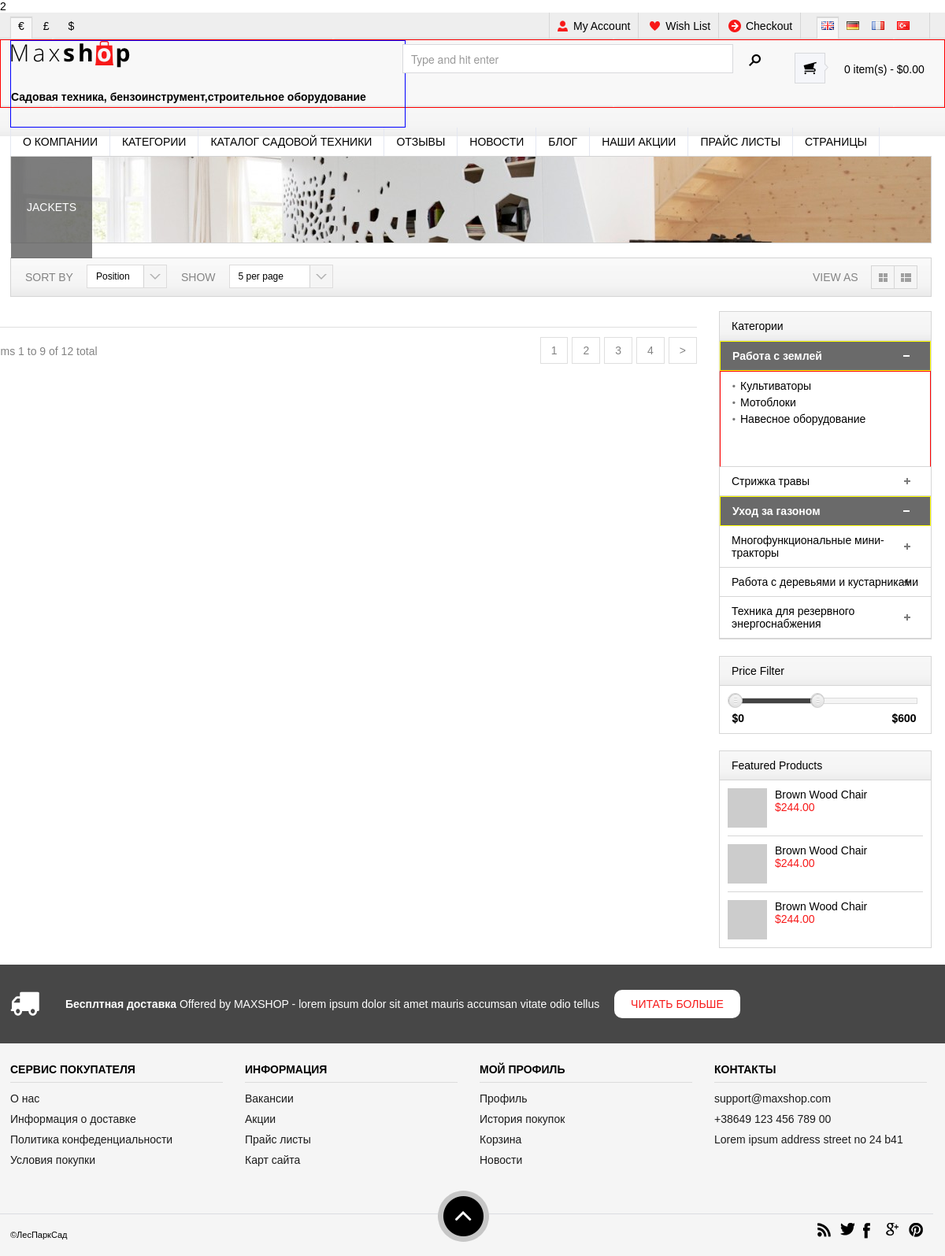
/category/3/1, run on the app's committed database.
### tables this page shows
CREATE TABLE `main_category` (
  `idmain_cat` int(11) NOT NULL,
  `name` varchar(90) DEFAULT NULL,
  `status` int(11) DEFAULT NULL,
  `sort_order` int(11) DEFAULT NULL,
  `name_uri` varchar(90) DEFAULT NULL
);

CREATE TABLE `second_category` (
  `idsecond_cat` int(11) NOT NULL,
  `name` varchar(90) DEFAULT NULL,
  `status` int(11) DEFAULT NULL,
  `sort_order` varchar(45) DEFAULT NULL,
  `main_category_idmain_cat` int(11) NOT NULL,
  `name_uri` varchar(45) DEFAULT NULL
);

### config/routes.php (called while the page is built)
<?php
return array(
	'category/([0-9]+)/([0-9]+)' => 'category/second/$1/$2',
	'category/([0-9]+)/([0-9]+)/page-([0-9]+)' => 'category/second/$1/$2/$3',
	'category/([0-9]+)/([0-9]+)/([0-9]+)' => 'category/product/$1/$2/$3',
	'category' => 'category/index',
	'news' => 'news/index',
	'' => 'site/index',
	);

### controllers/CategoryController.php (called while the page is built, shortened)
<?php
require_once(ROOT.'/models/Category.php');
	class CategoryController
	{
		public function actionSecond ($idCategoryMain, $idCategorySecond,$page = 1)
		{
			require_once(ROOT.'/views/category/index.php');
			return true;
		}
	}
?>

### index.php (called while the page is built, shortened)
<?php
	require_once(ROOT.'/components/Router.php');
	$example = new Router();
	$example -> run();
?>

### models/Category.php (called while the page is built, shortened)
<?php
class Category
{
	public static function getCategoryList ()
	{
		$db = DB::getConnection();
		$result = $db->query('SELECT idmain_cat,name,name_uri  FROM main_category where status = 1 ORDER BY sort_order ASC LIMIT 10');
		$result->setFetchMode(PDO::FETCH_ASSOC);
		$categoryList = array();
		$i=0;
		while($row = $result->fetch()) {
			$categoryList[$i]['idmain_cat'] = $row['idmain_cat'];
			$categoryList[$i]['name'] = $row['name'];
			$categoryList[$i]['name_uri'] = $row['name_uri'];
			$i++;
		}
		return $categoryList;
	}
	public static function getSecondCategoryList ()
	{
		$db = DB::getConnection();
		$result = $db->query('SELECT idsecond_cat, name, name_uri, main_category_idmain_cat FROM second_category WHERE status=1 ORDER BY sort_order ');
		$result->setFetchMode(PDO::FETCH_ASSOC);
		$categoryList = array();
		$i=0;
		while($row = $result->fetch()) {
			$categoryList[$i]['idsecond_cat'] = $row['idsecond_cat'];
			$categoryList[$i]['name'] = $row['name'];
			$categoryList[$i]['name_uri'] = $row['name_uri'];
			$categoryList[$i]['main_category_idmain_cat'] = $row['main_category_idmain_cat'];
			$i++;
		}
		return $categoryList;
	}
}

### views/category/index.php (the view, shortened to what this page needs)
<?php
    include_once(ROOT.'/layout/header.php');
?>
                <div class="bar-wrap">
                    <div class="container">
                        <div class="row">
                            <div class="span12">
                                <div class="title-bar">
                                    <h1>JACKETS</h1>
                                </div>
                            </div>
                        </div>
                        <div class="row">
                            <div class="span12">
                                <div class="sorting-bar clearfix">
                                    <div>
                                        <label>Sort by</label>
                                    </div>
                                    <div class="show">
                                        <label>SHOW</label>
                                    </div>
                                    <div class="sorting-btn clearfix">
                                        <label>View As</label>
                                        <a href="#" class="one"></a>
                                        <a href="#" class="two"></a>
                                    </div>
                                </div>
                            </div>
                        </div>
                    </div>
                </div>
                <div class="product_wrap">
                    <div class="container">
                        <div class="row">
                            <div class="span9 product-grid">
                                <div class="pagination clearfix">
                                    <p>Items 1 to 9 of 12 total</p>
                                    <ul class="clearfix">
                                        <li><a href="#">1</a></li>
                                        <li><a href="#">2</a></li>
                                        <li><a href="#">3</a></li>
                                        <li><a href="#">4</a></li>
                                        <li><a href="#">></a></li>
                                    </ul>
                                </div>
                            </div>
                            <div class="span3">
                                <div id="sidebar">
                                    <div class="widget">
                                        <h4>Категории</h4>
                                        <div id="accordion">
                                        	<?php
                                        	foreach ($categoryList as $categoryMain){
                                        	?>
                                            <h5 <?php
                                            if($categoryMain['idmain_cat'] == $idCategoryMain) echo  'class ="ui-accordion-header-active"';
                                             else echo 'class=""';
                                            ?> ><a href="/category/<?php echo $categoryMain['idmain_cat'];?>/1"><?php echo $categoryMain['name'];?></a></h5>
                                            <div>
                                                <ul>
                                                	<?php foreach ($SecondCategoryList as $categorySecond) {
                                                                        if($categorySecond['main_category_idmain_cat']==$categoryMain['idmain_cat'])
                                                                        { ?>
                                                    <li><a href="/category/<?php echo $categoryMain['idmain_cat']; ?>/<?php echo $categorySecond['idsecond_cat'];?>"/><?php echo $categorySecond['name'];?></a> </li>
                                                    <?php } }?>
                                                </ul>
                                            </div>
                                            <?php } ?>
                                        </div>
                                    </div>
                                    <div class="widget">
                                        <h4>Price Filter</h4>
                                        <div class="price-range">
                                            <div id="slider-range"></div>
                                            <p class="clearfix">
                                                <input type="text" id="amount" />
                                                <input type="text" id="amount2" />
                                            </p>
                                        </div>
                                    </div>
                                    <div class="widget">
                                        <h4>Featured Products</h4>
                                        <div class="featured">
                                            <ul>
                                                <li class="clearfix">
                                                    <figure>
                                                        <a href="#"><img src="http://placehold.it/50x50" alt=""></a>
                                                    </figure>
                                                    <div>
                                                        <h5>Brown Wood Chair</h5>
                                                        <span>$244.00</span>
                                                    </div>
                                                </li>
                                                <li class="clearfix">
                                                    <figure>
                                                        <a href="#"><img src="http://placehold.it/50x50" alt=""></a>
                                                    </figure>
                                                    <div>
                                                        <h5>Brown Wood Chair</h5>
                                                        <span>$244.00</span>
                                                    </div>
                                                </li>
                                                <li class="clearfix last">
                                                    <figure>
                                                        <a href="#"><img src="http://placehold.it/50x50" alt=""></a>
                                                    </figure>
                                                    <div>
                                                        <h5>Brown Wood Chair</h5>
                                                        <span>$244.00</span>
                                                    </div>
                                                </li>
                                            </ul>
                                        </div>
                                    </div>
                                </div>
                            </div>
                        </div>
                    </div>
                </div>
                    <?php
                include_once(ROOT.'/layout/footer.php');
                    ?>
		</body>
</html>

### components/Router.php (shortened to what this page needs)
<?php
class Router
{
	private $routes;
	private $uri;
	public function __construct()
	{
		$routesPath = ROOT.'/config/routes.php';
		$this->routes = include($routesPath);
		if (!empty($_SERVER['REQUEST_URI'])) {
		$this->uri = trim($_SERVER['REQUEST_URI'], '/');
	}
}
	public function run ()
	{
		foreach ($this->routes as $key => $value) {
			if(preg_match("~$key~", $this->uri))
			{
				$result = preg_replace("~$key~", $value, $this->uri);
				$segments = explode('/', $result);
				$nameController = array_shift($segments);
				$nameAction = array_shift($segments);
				$nameAction = 'action'.ucfirst($nameAction);
				$params = $segments;
				$newController = new $nameController;
				$result = call_user_func_array(array($newController,$nameAction), $params);
				if ($result != null)
				{
					break;
				}
			}
		}
	}
}
?>

### template/css/tooltipster.css (style rules this page uses)
html { -webkit-font-smoothing: antialiased; }

### data on the page
main_category: name "Работа с землей"
second_category: name "Культиваторы"
second_category: name "Мотоблоки"
second_category: name "Навесное оборудование"
main_category: name "Стрижка травы"
main_category: name "Уход за газоном"
main_category: name "Многофункциональные мини-тракторы"
main_category: name "Работа с деревьями и кустарниками"
main_category: name "Техника для резервного энергоснабжения"
